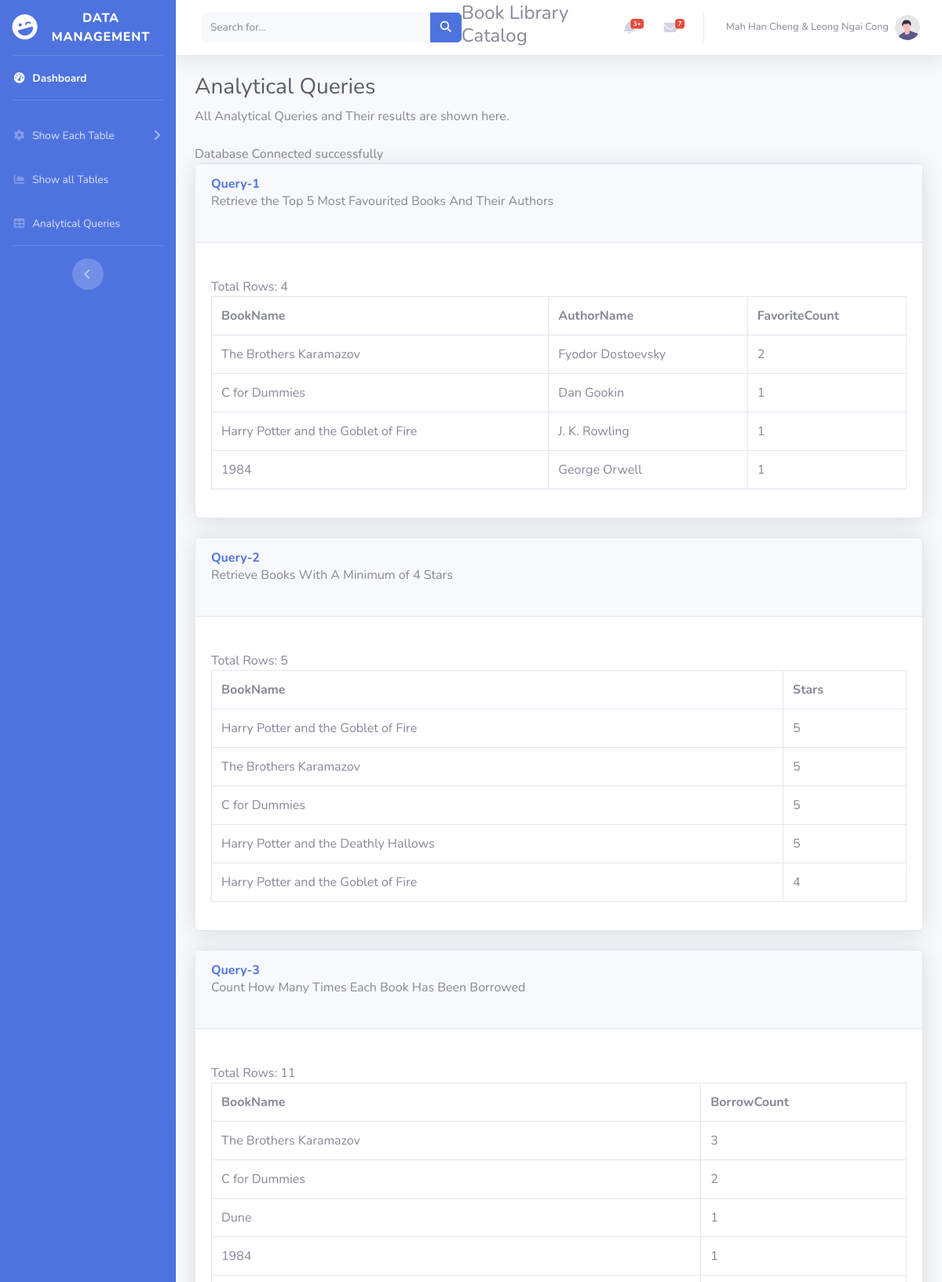
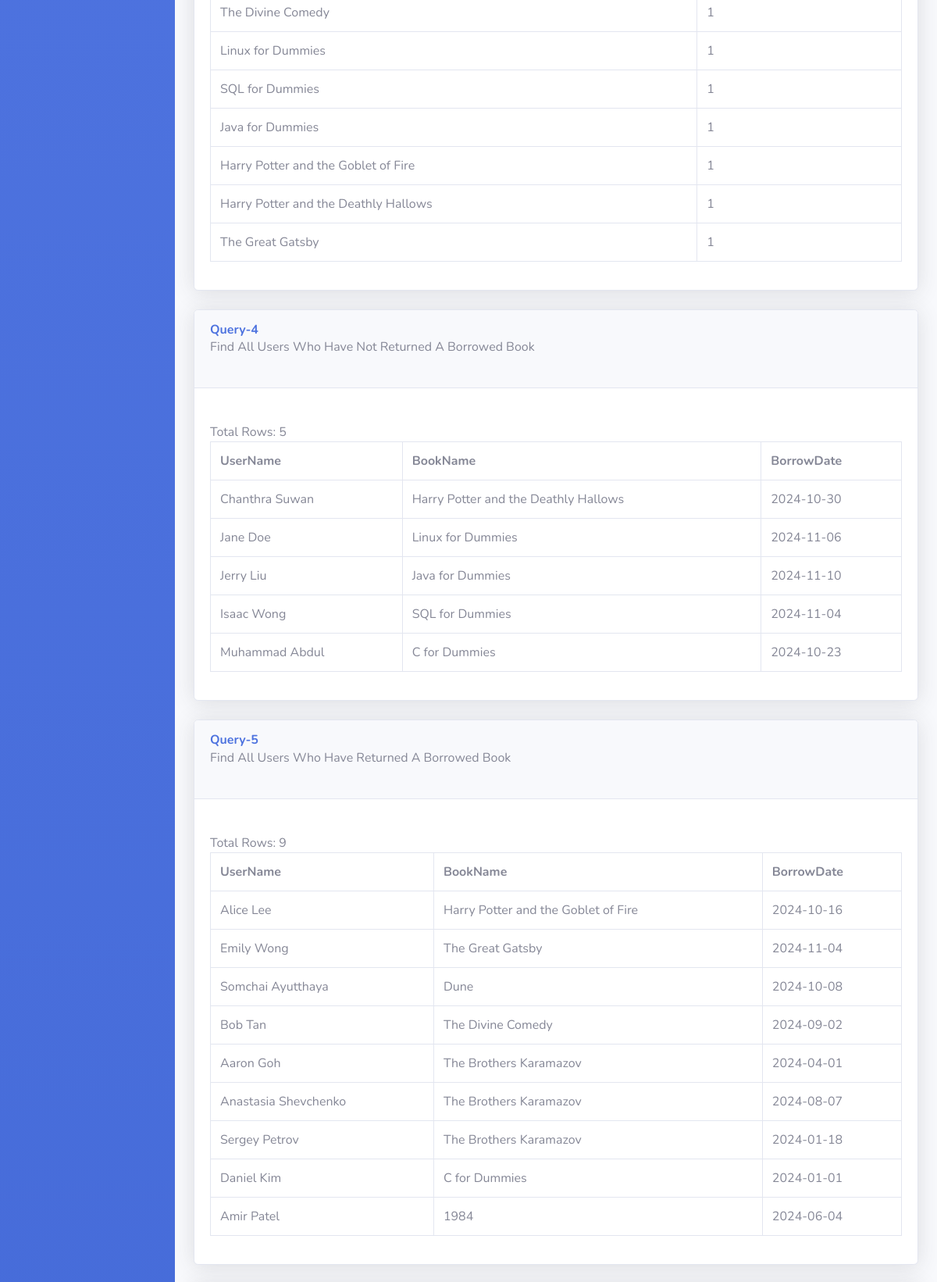
The app's page /AnalyticalQuery.php (upper part) with its own data (2 pictures, top to bottom).
### tables this page shows
CREATE TABLE `rating` (
  `RatingID` int(11) PRIMARY KEY AUTO_INCREMENT NOT NULL,
  `UserID` int(11) NOT NULL,
  `BookISBN` varchar(255) NOT NULL,
  `Stars` int(11) NOT NULL,
  `Comments` varchar(255) DEFAULT NULL,
  `DateTimeCreated` datetime NOT NULL,

  KEY `UserID` (`UserID`),
  KEY `BookISBN` (`BookISBN`),

  CONSTRAINT `rating_ibfk_1` FOREIGN KEY (`UserID`) REFERENCES `user` (`UserID`) ON DELETE CASCADE ON UPDATE CASCADE,
  CONSTRAINT `rating_ibfk_2` FOREIGN KEY (`BookISBN`) REFERENCES `book` (`BookISBN`) ON DELETE CASCADE ON UPDATE CASCADE

);

CREATE TABLE `book` (
  `BookISBN` varchar(255) PRIMARY KEY NOT NULL,
  `BookName` varchar(255) NOT NULL,
  `CoverPicture` varchar(255) NOT NULL,
  `PublishedYear` year(4) NOT NULL,
  `AuthorID` int(11) NOT NULL,
  `PageCount` int(11) NOT NULL,
  `BookDescription` varchar(255) DEFAULT NULL,
  `ReadingLink` varchar(255) DEFAULT NULL,
  `AvailableCount` int(11) NOT NULL,

  KEY `AuthorID` (`AuthorID`),

  CONSTRAINT `book_ibfk_1` FOREIGN KEY (`AuthorID`) REFERENCES `author` (`AuthorID`) ON DELETE CASCADE ON UPDATE CASCADE

);

CREATE TABLE `borrowhistory` (
  `BorrowID` int(11) PRIMARY KEY AUTO_INCREMENT NOT NULL,
  `UserID` int(11) NOT NULL,
  `BookISBN` varchar(255) NOT NULL,
  `BorrowDate` date NOT NULL,
  `ReturnDate` date DEFAULT NULL,
  `LateFees` decimal(10,2) DEFAULT NULL,

  KEY `UserID` (`UserID`),
  KEY `BookISBN` (`BookISBN`),

  CONSTRAINT `borrowhistory_ibfk_1` FOREIGN KEY (`UserID`) REFERENCES `user` (`UserID`) ON DELETE CASCADE ON UPDATE CASCADE,
  CONSTRAINT `borrowhistory_ibfk_2` FOREIGN KEY (`BookISBN`) REFERENCES `book` (`BookISBN`) ON DELETE CASCADE ON UPDATE CASCADE

);

CREATE TABLE `user` (
  `UserID` int(11) PRIMARY KEY AUTO_INCREMENT NOT NULL,
  `UserName` varchar(255) NOT NULL,
  `PasswordHash` char(64) NOT NULL,
  `UserIcon` varchar(255) NOT NULL,
  `UserPermissionLevel` int(11) NOT NULL,
  `PhoneNumber` varchar(20) NOT NULL UNIQUE,
  `UserEmail` varchar(32) NOT NULL UNIQUE

);

### AnalyticalQuery.php (the view, shortened to what this page needs)
<?php
    include 'db_connect.php';
    include 'sideBarMenu.php';
?>
                <div class="container-fluid">
                    <h1 class="h3 mb-2 text-gray-800">Analytical Queries</h1>
                    <p class="mb-4">All Analytical Queries and Their results are shown here.
                        </p>
                        <?php
                        $conn = mysqli_connect($servername, $username, $password, $dbname);
                        if (!$conn) {
                            die("Connection failed: " . mysqli_connect_error());
                        }
                        else {
                            echo "Database Connected successfully";
                        }
                        $sql = "SELECT b.BookName, a.AuthorName, COUNT(f.BookISBN) AS FavoriteCount
                        FROM favourites f
                        INNER JOIN book b ON f.BookISBN = b.BookISBN
                        JOIN author a ON b.AuthorID = a.AuthorID
                        GROUP BY f.BookISBN
                        ORDER BY FavoriteCount DESC
                        LIMIT 5;";
                        $queryTitle = "Query-1";
                        $queryDescription = "Retrieve the Top 5 Most Favourited Books And Their Authors";
                        generate_table($conn, $sql, $queryTitle, $queryDescription);
                        $sql = "SELECT b.BookName, r.Stars
                        FROM rating r
                        LEFT JOIN book b ON r.BookISBN = b.BookISBN
                        WHERE r.Stars >= 4";
                        $queryTitle = "Query-2";
                        $queryDescription = "Retrieve Books With A Minimum of 4 Stars";
                        generate_table($conn, $sql, $queryTitle, $queryDescription);
                        $sql = "SELECT b.BookName, COUNT(bh.BorrowID) AS BorrowCount
                        FROM book b
                        INNER JOIN borrowhistory bh ON b.BookISBN = bh.BookISBN
                        GROUP BY b.BookISBN
                        ORDER BY BorrowCount DESC;";
                        $queryTitle = "Query-3";
                        $queryDescription = "Count How Many Times Each Book Has Been Borrowed";
                        generate_table($conn, $sql, $queryTitle, $queryDescription);
                        $sql = "SELECT u.UserName, b.BookName, bh.BorrowDate
                        FROM borrowhistory bh
                        JOIN user u ON bh.UserID = u.UserID
                        JOIN book b ON bh.BookISBN = b.BookISBN
                        WHERE bh.ReturnDate IS NULL;";
                        $queryTitle = "Query-4";
                        $queryDescription = "Find All Users Who Have Not Returned A Borrowed Book";
                        generate_table($conn, $sql, $queryTitle, $queryDescription);
                        $sql = "SELECT u.UserName, b.BookName, bh.BorrowDate
                        FROM borrowhistory bh
                        JOIN user u ON bh.UserID = u.UserID
                        JOIN book b ON bh.BookISBN = b.BookISBN
                        WHERE bh.ReturnDate IS NOT NULL;";
                        $queryTitle = "Query-5";
                        $queryDescription = "Find All Users Who Have Returned A Borrowed Book";
                        generate_table($conn, $sql, $queryTitle, $queryDescription);
                        ?>
                </div>
<?php
include 'footer.php';
?>
<?php
function generate_table($conn, $sql, $queryTitle, $queryDescription) {
    echo '<div class="card shadow mb-4">
            <div class="card-header py-3">
                <h6 class="m-0 font-weight-bold text-primary">' . $queryTitle . '</h6>
                <p class="mb-4">' . $queryDescription . '</p>
            </div>
            <div class="card-body">
                <div class="table-responsive">';
    $result = mysqli_query($conn, $sql);
    echo "<br> Total Rows: " . mysqli_num_rows($result);
    if (mysqli_num_rows($result) > 0) {
        echo "<table border='1' class='table table-bordered' id='dataTable' width='100%' cellspacing='0'>";
        echo "<tr>";
        $firstRow = mysqli_fetch_assoc($result);
        foreach ($firstRow as $columnName => $value) {
            echo "<th>" . htmlspecialchars($columnName) . "</th>";
        }
        echo "</tr>";
        mysqli_data_seek($result, 0);
        while ($row = mysqli_fetch_assoc($result)) {
            echo "<tr>";
            foreach ($row as $columnValue) {
                echo "<td>" . htmlspecialchars($columnValue) . "</td>";
            }
            echo "</tr>";
        }
        echo "</table>";
    } else {
        echo "0 results";
    }
    echo '    </div>
            </div>
        </div>';
}
?>

### records on screen
rating: BookISBN.BookName "Harry Potter and the Goblet of Fire", Stars "5"
rating: BookISBN.BookName "The Brothers Karamazov", Stars "5"
rating: BookISBN.BookName "C for Dummies", Stars "5"
rating: BookISBN.BookName "Harry Potter and the Deathly Hallows", Stars "5"
rating: BookISBN.BookName "Harry Potter and the Goblet of Fire", Stars "4"
borrowhistory: UserID.UserName "Chanthra Suwan", BookISBN.BookName "Harry Potter and the Deathly Hallows", BorrowDate "2024-10-30"
borrowhistory: UserID.UserName "Jane Doe", BookISBN.BookName "Linux for Dummies", BorrowDate "2024-11-06"
borrowhistory: UserID.UserName "Jerry Liu", BookISBN.BookName "Java for Dummies", BorrowDate "2024-11-10"
borrowhistory: UserID.UserName "Isaac Wong", BookISBN.BookName "SQL for Dummies", BorrowDate "2024-11-04"
borrowhistory: UserID.UserName "Muhammad Abdul", BookISBN.BookName "C for Dummies", BorrowDate "2024-10-23"
borrowhistory: UserID.UserName "Alice Lee", BookISBN.BookName "Harry Potter and the Goblet of Fire", BorrowDate "2024-10-16"
borrowhistory: UserID.UserName "Emily Wong", BookISBN.BookName "The Great Gatsby", BorrowDate "2024-11-04"
borrowhistory: UserID.UserName "Somchai Ayutthaya", BookISBN.BookName "Dune", BorrowDate "2024-10-08"
borrowhistory: UserID.UserName "Bob Tan", BookISBN.BookName "The Divine Comedy", BorrowDate "2024-09-02"
borrowhistory: UserID.UserName "Aaron Goh", BookISBN.BookName "The Brothers Karamazov", BorrowDate "2024-04-01"
borrowhistory: UserID.UserName "Anastasia Shevchenko", BookISBN.BookName "The Brothers Karamazov", BorrowDate "2024-08-07"
borrowhistory: UserID.UserName "Sergey Petrov", BookISBN.BookName "The Brothers Karamazov", BorrowDate "2024-01-18"
borrowhistory: UserID.UserName "Daniel Kim", BookISBN.BookName "C for Dummies", BorrowDate "2024-01-01"
borrowhistory: UserID.UserName "Amir Patel", BookISBN.BookName "1984", BorrowDate "2024-06-04"

### other values on screen
$queryTitle "Query-1 Query-2 Query-3 Query-4 Query-5"
mysqli_num_rows($result) "4 5 11 5 9"
$columnName "BookName"
$columnName "AuthorName"
$columnName "FavoriteCount"
$columnValue "The Brothers Karamazov"
$columnValue "Fyodor Dostoevsky"
$columnValue "2"
$columnValue "C for Dummies"
$columnValue "Dan Gookin"
$columnValue "1"
$columnValue "Harry Potter and the Goblet of Fire"
$columnValue "J. K. Rowling"
$columnValue "1984"
$columnValue "George Orwell"
